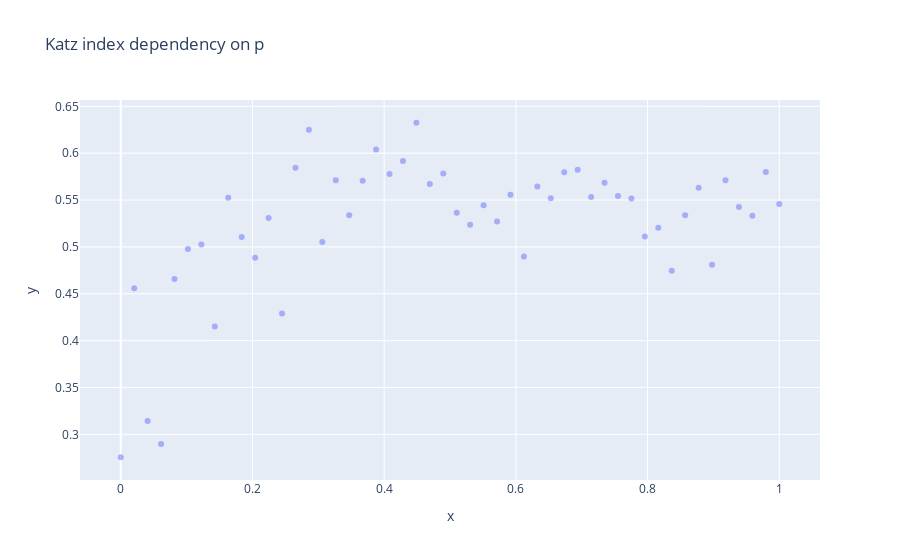

Write notebook code for a chart like this one.
### Code cell
px.scatter(x=p_space, y=results, opacity=0.5, title='Katz index dependency on p')

### Figure 1 — Plotly figure (JSON) as saved in the notebook; plotly's stock layout.template omitted (floating-point values rounded to 4 significant figures)
{"data": [{"hovertemplate": "x=%{x}<br>y=%{y}<extra></extra>", "legendgroup": "", "marker": {"color": "#636efa", "opacity": 0.5, "symbol": "circle"}, "mode": "markers", "name": "", "orientation": "v", "showlegend": false, "type": "scatter", "x": [0, 0.02041, 0.04082, 0.06122, 0.08163, 0.102, 0.1224, 0.1429, 0.1633, 0.1837, 0.2041, 0.2245, 0.2449, 0.2653, 0.2857, 0.3061, 0.3265, 0.3469, 0.3673, 0.3878, 0.4082, 0.4286, 0.449, 0.4694, 0.4898, 0.5102, 0.5306, 0.551, 0.5714, 0.5918, 0.6122, 0.6327, 0.6531, 0.6735, 0.6939, 0.7143, 0.7347, 0.7551, 0.7755, 0.7959, 0.8163, 0.8367, 0.8571, 0.8776, 0.898, 0.9184, 0.9388, 0.9592, 0.9796, 1], "xaxis": "x", "y": [0.2756, 0.456, 0.3142, 0.2898, 0.4658, 0.4978, 0.5027, 0.4151, 0.5524, 0.5107, 0.4884, 0.5309, 0.4289, 0.5844, 0.6249, 0.5053, 0.5711, 0.5338, 0.5707, 0.604, 0.5778, 0.5916, 0.6324, 0.5671, 0.5782, 0.5364, 0.5236, 0.5444, 0.5271, 0.5556, 0.4898, 0.5644, 0.552, 0.5796, 0.5822, 0.5533, 0.5684, 0.5542, 0.5516, 0.5111, 0.5204, 0.4747, 0.5338, 0.5631, 0.4809, 0.5711, 0.5427, 0.5333, 0.58, 0.5458], "yaxis": "y"}], "layout": {"legend": {"tracegroupgap": 0}, "title": {"text": "Katz index dependency on p"}, "xaxis": {"anchor": "y", "domain": [0, 1], "title": {"text": "x"}}, "yaxis": {"anchor": "x", "domain": [0, 1], "title": {"text": "y"}}}}
